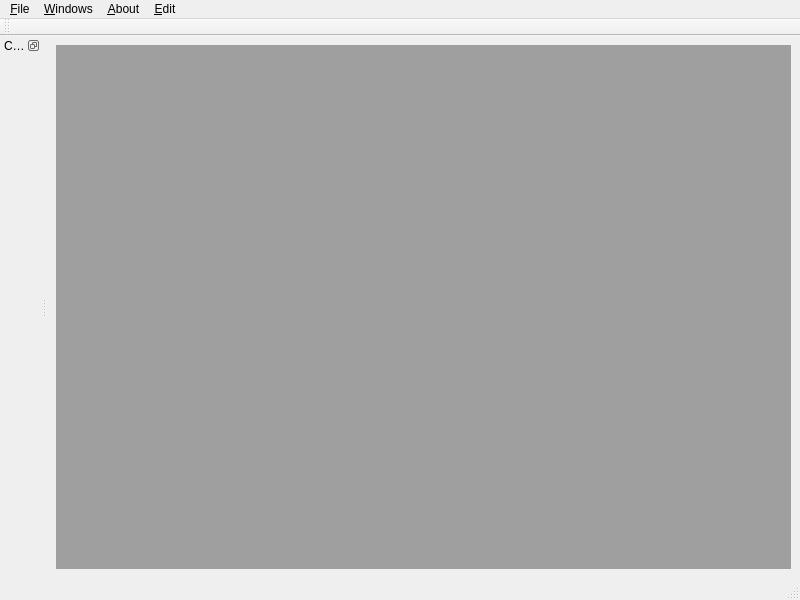
<?xml version="1.0" encoding="UTF-8"?>
<ui version="4.0">
 <class>MainWindow</class>
 <widget class="QMainWindow" name="MainWindow">
  <property name="geometry">
   <rect>
    <x>0</x>
    <y>0</y>
    <width>800</width>
    <height>600</height>
   </rect>
  </property>
  <property name="windowTitle">
   <string>MainWindow</string>
  </property>
  <widget class="QWidget" name="centralwidget">
   <layout class="QVBoxLayout" name="verticalLayout">
    <item>
     <widget class="QMdiArea" name="mdiArea"/>
    </item>
   </layout>
  </widget>
  <widget class="QMenuBar" name="menubar">
   <property name="geometry">
    <rect>
     <x>0</x>
     <y>0</y>
     <width>800</width>
     <height>21</height>
    </rect>
   </property>
   <widget class="QMenu" name="menuFile">
    <property name="title">
     <string>&amp;File</string>
    </property>
    <addaction name="actionSave"/>
    <addaction name="actionLoad"/>
    <addaction name="separator"/>
    <addaction name="actionOption"/>
    <addaction name="separator"/>
    <addaction name="actionE_xit"/>
   </widget>
   <widget class="QMenu" name="menuAbout">
    <property name="title">
     <string>&amp;About</string>
    </property>
    <addaction name="actionAbout_GasInfo"/>
   </widget>
   <widget class="QMenu" name="menuWindows">
    <property name="title">
     <string>&amp;Windows</string>
    </property>
   </widget>
   <widget class="QMenu" name="menu_Edit">
    <property name="title">
     <string>&amp;Edit</string>
    </property>
   </widget>
   <addaction name="menuFile"/>
   <addaction name="menuWindows"/>
   <addaction name="menuAbout"/>
   <addaction name="menu_Edit"/>
  </widget>
  <widget class="QStatusBar" name="statusbar"/>
  <widget class="QDockWidget" name="sideDockWidget">
   <property name="sizePolicy">
    <sizepolicy hsizetype="Preferred" vsizetype="Preferred">
     <horstretch>0</horstretch>
     <verstretch>0</verstretch>
    </sizepolicy>
   </property>
   <property name="features">
    <set>QDockWidget::DockWidgetFloatable|QDockWidget::DockWidgetMovable</set>
   </property>
   <property name="allowedAreas">
    <set>Qt::LeftDockWidgetArea|Qt::RightDockWidgetArea</set>
   </property>
   <property name="windowTitle">
    <string>Control Panel</string>
   </property>
   <attribute name="dockWidgetArea">
    <number>1</number>
   </attribute>
   <widget class="DeviceListWidget" name="deviceListWidget"/>
  </widget>
  <widget class="QToolBar" name="toolBar">
   <property name="windowTitle">
    <string>toolBar</string>
   </property>
   <attribute name="toolBarArea">
    <enum>TopToolBarArea</enum>
   </attribute>
   <attribute name="toolBarBreak">
    <bool>false</bool>
   </attribute>
  </widget>
  <action name="actionSave">
   <property name="text">
    <string>Save &amp;As</string>
   </property>
  </action>
  <action name="actionLoad">
   <property name="text">
    <string>&amp;Load</string>
   </property>
  </action>
  <action name="actionAbout_GasInfo">
   <property name="text">
    <string>About GasInfo</string>
   </property>
  </action>
  <action name="actionOption">
   <property name="text">
    <string>&amp;Option</string>
   </property>
  </action>
  <action name="actionE_xit">
   <property name="text">
    <string>E&amp;xit</string>
   </property>
  </action>
 </widget>
 <customwidgets>
  <customwidget>
   <class>DeviceListWidget</class>
   <extends>QWidget</extends>
   <header>devicelistwidget.h</header>
   <container>1</container>
  </customwidget>
 </customwidgets>
 <resources/>
 <connections/>
</ui>
